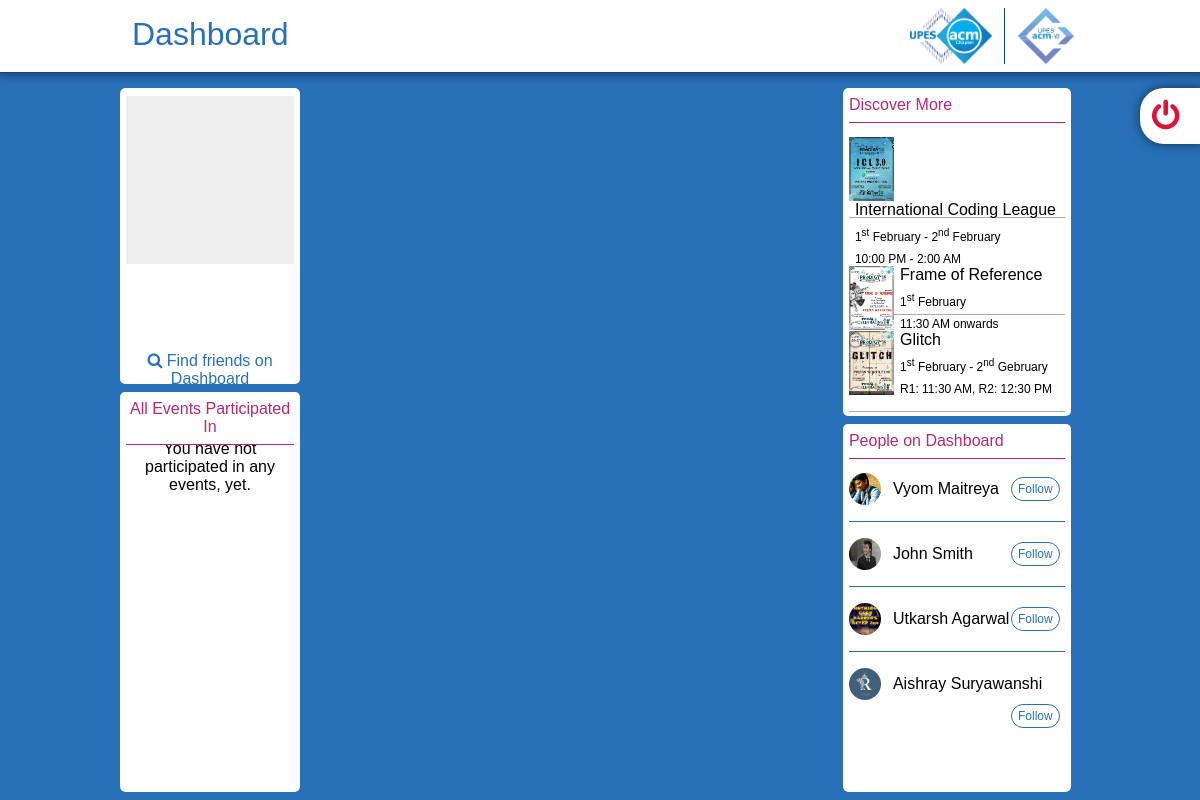
The app's page /home/index.php with its own data.
### tables this page shows
CREATE TABLE `users` (
  `username` text NOT NULL,
  `password` text NOT NULL,
  `fname` text NOT NULL,
  `lname` text NOT NULL,
  `branch` text NOT NULL,
  `year` int(1) NOT NULL,
  `sap` int(9) NOT NULL,
  `email` text NOT NULL,
  `gender` text NOT NULL,
  `contact` text NOT NULL,
  `whatsapp` text,
  `timestamp` timestamp NOT NULL DEFAULT CURRENT_TIMESTAMP
);

### assets/sql/fetch_all_from_events.php (called while the page is built, shortened)
<?php
    $result_t = mysqli_query($con, "select * from events;");
    $id[0]=0;
    for($i=1;$i<$total+1;$i++) {
        $id[$i]=0;
        $row_t = mysqli_fetch_array($result_t);
        $name[$i]=$row_t[1];
        $date[$i]=$row_t[2];
        $time[$i]=$row_t[3];
    }
?>

### home/index.php (the view, shortened to what this page needs)
<?php
    include 'assets/parts/connect.php';
    if(isset($_SESSION['username'])) $username=$_SESSION['username'];
    else $username='';
    $uri=$_SERVER['PHP_SELF']."?file=home.php";
    $ip=$_SERVER['REMOTE_ADDR'];
    mysqli_query($con, "insert into hits_count values('$uri', '$ip', '$username', DEFAULT)");
?>
    <html lang="en">
    <head>
        <?php include 'assets/parts/includes.php'; ?>
        <link href="/assets/css/home.css" rel="stylesheet" />
    </head>
    <body>
        <?php include "assets/parts/header-home.php"; ?>
        <div id="panel_wrapper">
            <section class="panel" id="panel_1">
                <article id="photograph" style="overflow-y: scroll;">
                        <button id="dp" onmouseover="document.getElementById('change_dp').style.opacity='0.9';" onmouseout="document.getElementById('change_dp').style.opacity='0';" style="position: fixed; background-image: url(/assets/profile-pictures/<?php echo "$username.jpg?v=".Date("Y.m.d.G.i.s"); ?>);">
                    </button>
                    <div class="post_name name" style="position: fixed; margin-top: 27.5vh; font-size: 2vh;">
                    </div>
                    <center><a href="/people" style="color: #2870b8; text-decoration: none; font-size: 2vh;"><i class="fa fa-search"></i>&nbsp;Find friends on Dashboard</a></center>
                </article>
                <article id="all-events">
                    <div class="heading" style="width: 14vw;">All Events Participated In</div>
                    <?php
                        $total = mysqli_fetch_array(mysqli_query($con, "select count(*) from events"))[0];
                        $count = 0;
                        include 'assets/sql/fetch_all_from_events.php';
                        if($count==0) echo "You have not participated in any events, yet.";
                    ?>
                </article>
            </section>
            <?php include "panel_2.php"; ?>
            <section class="panel" id="panel_3">
                <article id="suggestions">
                    <div class="heading">Discover More</div>
                    <?php
                        $ind = 0;
                        foreach($id as $i) {
                            if($ind==0) {
                                $ind++;
                                continue;
                            }
                            if($i==0) echo "
                            <a href='/event/?id=$ind'>
                                <div class='packet'>
                                    <img src='/assets/images/event_$ind.jpg' />
                                    <div class='discover_text'>
                                        <div class='discover_name'>".$name[$ind]."</div>
                                        <div class='discover_date'>".$date[$ind]."</div>
                                        <div class='discover_time'>".$time[$ind]."</div>
                                    </div>
                                </div>
                            </a>
                            ";
                            $ind++;
                        }
                    ?>
                </article>
                <article id="friend-suggestions">
                    <div class="heading">People on Dashboard</div>
                    <div style="height: 4vh"></div>
                    <?php
                    $result = mysqli_query($con, "select username, fname, lname from users where username!='$username' order by timestamp");
                    while($row=mysqli_fetch_array($result)) {
                            $friend_name = $row[1]." ".$row[2];
                            echo "
                            <div class=\"entry\">
                                <div class=\"pic\"><img src=\"/assets/profile-pictures/$row[0].jpg?v=".Date("Y.m.d.G.i.s")."\" style=\"float: left; height: 4vh; border-radius: 50px;\"></div>
                                <div class=\"identity\" style=\"float: left\">
                                    <div class=\"list-name\">$friend_name</div>
                                    <button class=\"follow ";
                            if(mysqli_fetch_array(mysqli_query($con, "select count(*) from friends where user_1='$username' and user_2='$row[0]'"))[0]!=0) {
                                echo "following";
                                $text = 'Following';
                            }
                            else $text = "Follow";
                            echo "\" onclick=\"follow_status('$row[0]', this);\">$text</button>
                                </div>
                            </div>
                            ";
                    }
                ?>
                </article>
            </section>
        </div>
        <?php include 'assets/parts/logout.php'; ?>
    </body>
    </html>

### assets/css/common.css (style rules this page uses)
* { padding: 0; margin: 0; font-family: sans-serif; }
html, div, section, aside, article { overflow: -moz-scrollbars-none; }
body { background-color: #2870b8; }
a { text-decoration: none; color: black; }

### assets/css/home.css (style rules this page uses)
#panel_wrapper { padding: 0 10vw; }
.panel { border-radius: 5px; height: 88vh; margin: 0 0.25vw; padding: 0; }
#panel_1 { margin-left: 0; width: 15vw; display: inline-block; background: none; overflow-y: scroll; }
#panel_3 { margin-right: 0; width: 19vw; display: inline-block; background: none; overflow-y: scroll; }
#photograph { padding: 1vh 0.5vw; background-color: #fff; border-radius: 5px; height: 35vh; }
#dp { border: none; cursor: pointer; background-image: url(/assets/images/default-dp.jpg); background-position: center; background-repeat: no-repeat; background-size: cover; height: 14vw; width: 14vw; }
#all-events { margin-top: 1vh; height: 49vh; background-color: #fff; border-radius: 5px; padding: 0vh 0.5vw 1vh 0.5vw; overflow-y: scroll; text-align: center; }
.post_name { color: #2870b8; display: block; font-size: 2vh; padding: 1vh 1vw 0 1vw; padding-left: 2.5vw; }
.name { text-align: center; width: 14vw; display: block; padding: 1vh 0; color: #b82870; }
#friend-suggestions { background-color: #fff; border-radius: 5px; height: 45vh; padding: 0vh 0.5vw 1vh 0.5vw; overflow-y: scroll; margin-top: 1vh; }
.heading { font-size: 2vh; color: #b82870; width: 18vw; border-bottom: 1px solid #b82870; padding: 1vh 0; position: fixed; background-color: #fff; }
#suggestions { background-color: #fff; border-radius: 5px; height: 40vh; padding: 0vh 0.5vw 1vh 0.5vw; overflow-y: scroll; }
.packet { padding: 2vh 0; border-top: 1px solid #aaa; height: 8vh; }
.packet > img { float: left; height: 8vh; }
.discover_text { float: left; text-align: left; margin-left: 0.5vw; }
.discover_name { font-size: 2vh; margin-bottom: 1vh; }
.discover_date { font-size: 1.5vh; margin-bottom: 1vh; }
.discover_time { font-size: 1.5vh; }
.entry { clear: both; border-top: 1px solid #2870b8; padding: 2vh 0 6vh 0; }
.pic > img { width: 4vh; }
.identity { margin-left: 1vw; width: 13.9vw; line-height: 4vh; }
.list-name { float: left; line-height: 4vh; }
.follow { float: right; border: none; cursor: pointer; border: 1px solid #2870b8; height: 3vh; font-size: 1.5vh; margin: 0; margin-top: 0.5vh; color: #2870b8; padding: 2px 0.5vw; border-radius: 2vh; background: none; }

### records on screen
users: username (picture), friend_name "Vyom Maitreya", text "Follow"
users: username (picture), friend_name "John Smith", text "Follow"
users: username (picture), friend_name "Utkarsh Agarwal", text "Follow"
users: username (picture), friend_name "Aishray Suryawanshi", text "Follow"

### other values on screen
$name[$ind] "International Coding League"
$date[$ind] "1 st February - 2 nd February"
$time[$ind] "10:00 PM - 2:00 AM"
$name[$ind] "Frame of Reference"
$date[$ind] "1 st February"
$time[$ind] "11:30 AM onwards"
$name[$ind] "Glitch"
$date[$ind] "1 st February - 2 nd Gebruary"
$time[$ind] "R1: 11:30 AM, R2: 12:30 PM"
